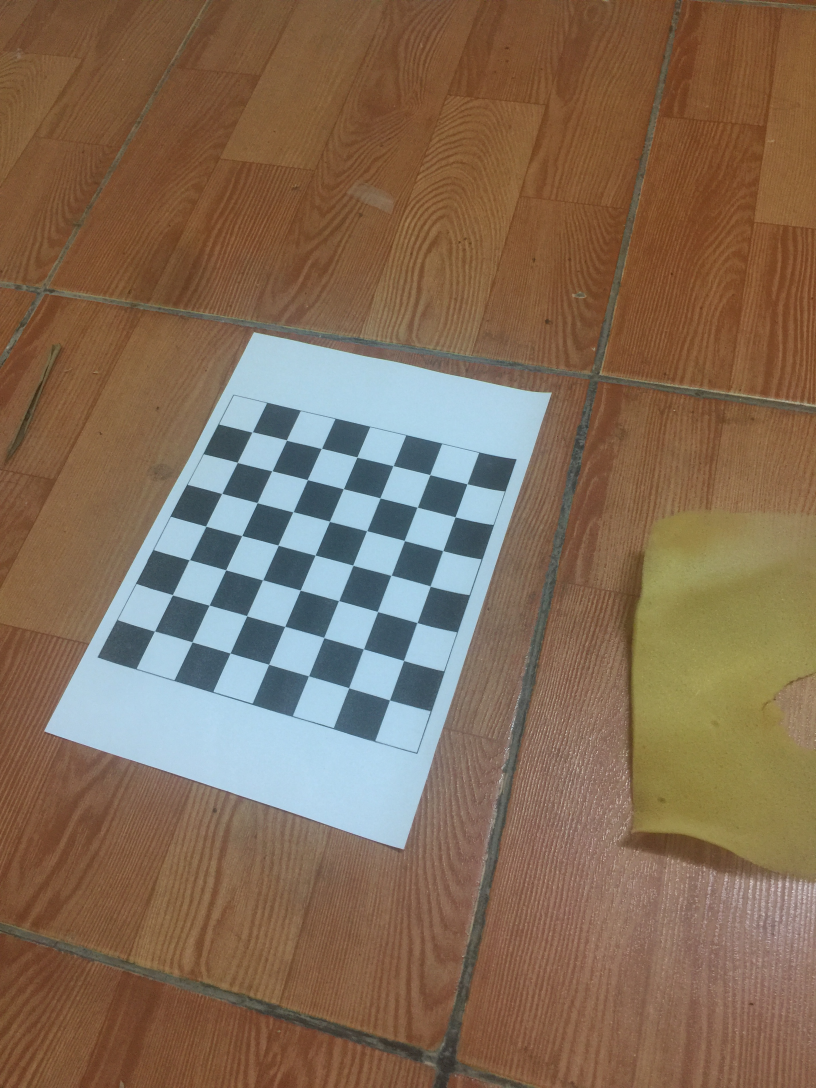
#> input picture image/image_calibration/IMG_1122.JPG, 2448 x 3264 px (shown at 1/3 size); its folder holds only this picture in this run
$ python calibration.py
#> lines starting #> are read from the running program, lines starting #| are printed output that depends on the picture
import numpy as np
import cv2 as cv
import glob
import time
# termination criteria

def calibration(path_images):
    criteria = (cv.TERM_CRITERIA_EPS + cv.TERM_CRITERIA_MAX_ITER, 30, 0.001)
    # prepare object points, like (0,0,0), (1,0,0), (2,0,0) ....,(6,5,0)
    objp = np.zeros((6*7,3), np.float32)
    objp[:,:2] = np.mgrid[0:7,0:6].T.reshape(-1,2)
    # Arrays to store object points and image points from all the images.
    objpoints = [] # 3d point in real world space
    imgpoints = [] # 2d points in image plane.
    # images = glob.glob('build_3d_object/image/image_calibration/*.jpg')
    images = glob.glob(path_images)
    s = 0
    for fname in images:
        print(1)
        img = cv.imread(fname)
#> img is the input picture: shape (3264, 2448, 3); mean B, G, R 87.4, 108.4, 130.9
        gray = cv.cvtColor(img, cv.COLOR_BGR2GRAY)
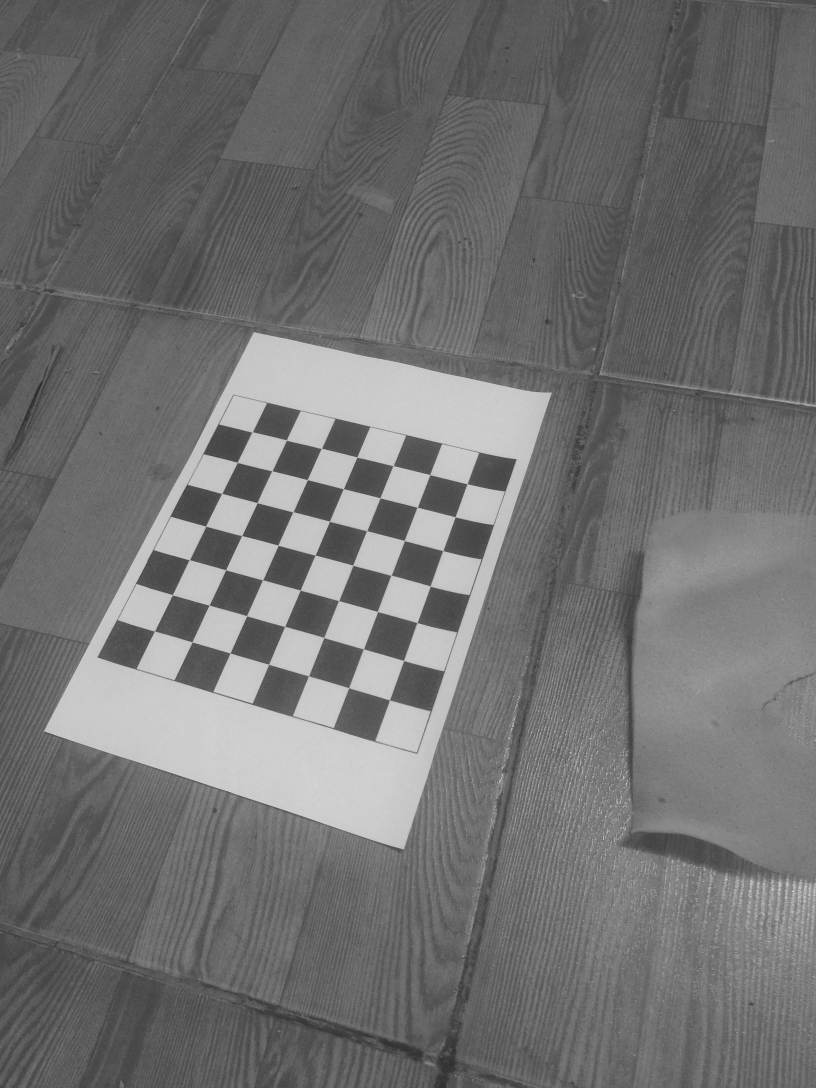
#> gray: shape (3264, 2448) (shown at 1/3 size); min 29, max 244, mean 112.7
        s =  gray.shape[::-1]
#> s = (2448, 3264)
        # Find the chess board corners
        ret, corners = cv.findChessboardCorners(gray, (7,6), None)
#> ret = True; corners = 42 rows, first 8: [1211, 1980.9], [1091, 1948], [971.3, 1911.7], [856.7, 1878.1], [739.7, 1846.8], [630.2, 1816], [517.9, 1783.7], [1250.1, 1869.6]
        # If found, add object points, image points (after refining them)
        if ret == True:
            objpoints.append(objp)
            corners2 = cv.cornerSubPix(gray,corners, (11,11), (-1,-1), criteria)
#> corners2 = 42 rows, first 8: [1211.7, 1982.4], [1091.4, 1947.6], [972.5, 1913.4], [855.3, 1880.3], [741.1, 1848.2], [628.3, 1816.4], [518.3, 1785.4], [1252, 1868.9]
            imgpoints.append(corners)
            # Draw and display the corners
            cv.drawChessboardCorners(img, (7,6), corners2, ret)
            # cv.imshow('img', img)
            cv.waitKey(500)
    cv.destroyAllWindows()

    print(s)
#| (2448, 3264)
    ret, mtx, dist, rvecs, tvecs = cv.calibrateCamera(objpoints, imgpoints, s, None, None)
#> ret = 0.43; mtx = [[3470.1, 0, 1313.4], [0, 3546.8, 1540.2], [0, 0, 1]]; dist = [[-0.315, 8.96, 0.0163, 0.00844, -81.69]]; rvecs = ([-0.195, -0.78, -2.74],); tvecs = ([-0.792, 3.34, 26.87],)
    return mtx


if __name__ == '__main__':
    start = time.time()
    print(calibration('build_3d_object/image/image_calibration/*.jpg'))
    print(time.time() -start)

$ run again, on image/image_calibration/IMG_1126.JPG
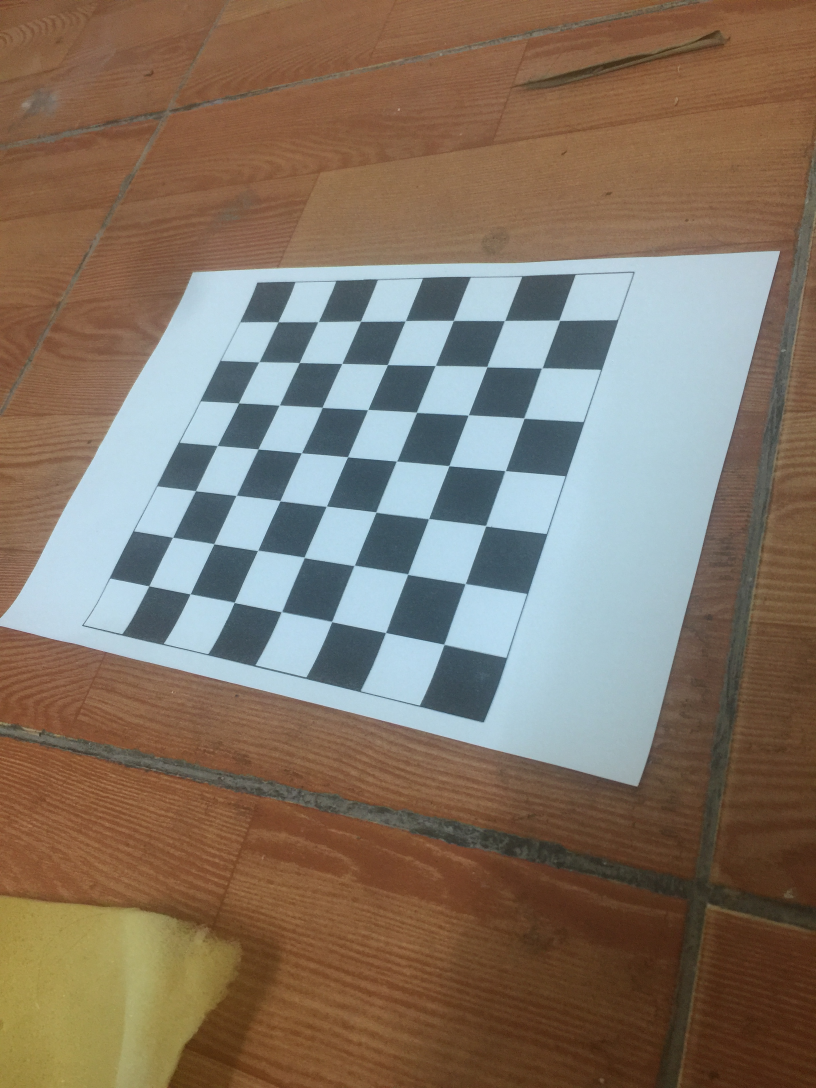
#> input picture image/image_calibration/IMG_1126.JPG, 2448 x 3264 px (shown at 1/3 size)
#> in calibration, img is the input picture: shape (3264, 2448, 3); mean B, G, R 102, 116.9, 131.4
#> in calibration, `gray = cv.cvtColor(img, cv.COLOR_BGR2GRAY)`:
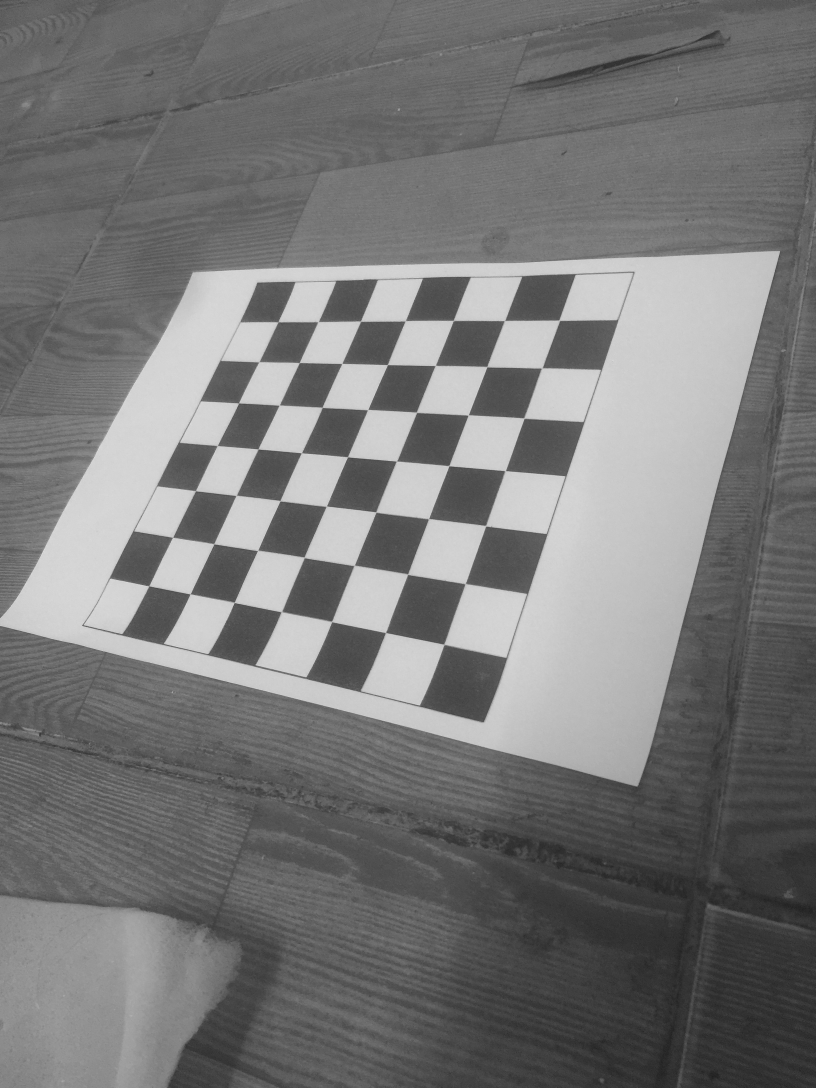
#> gray: shape (3264, 2448) (shown at 1/3 size); min 22, max 234, mean 119.5
#> in calibration, `ret, corners = cv.findChessboardCorners(gray, (7,6), None)`: ret = True; corners = 42 rows, first 8: [570.2, 1784.4], [644.4, 1633.4], [709.7, 1487.6], [776.9, 1348.5], [839.5, 1214.5], [899.3, 1090.2], [956, 964.5], [703.8, 1809.3]
#> corners2 = 42 rows, first 8: [571.5, 1782.8], [642.7, 1632.6], [709.6, 1487.3], [775.2, 1347.9], [838.5, 1216.4], [898.6, 1088.9], [955.3, 966.4], [703.5, 1808.3]
#| (2448, 3264)
#> in calibration, `ret, mtx, dist, rvecs, tvecs = cv.calibrateCamera(objpoints, imgpoints..`: ret = 0.687; mtx = [[2894.2, 0, 1157.7], [0, 2845.4, 1602.7], [0, 0, 1]]; dist = [[0.217, -3.7, 0.0105, 0.00176, 23.96]]; rvecs = ([-0.737, 0.0577, -1.26],); tvecs = ([-3.36, 1.04, 16.64],)

$ run again, on image/image_calibration/IMG_1123.JPG
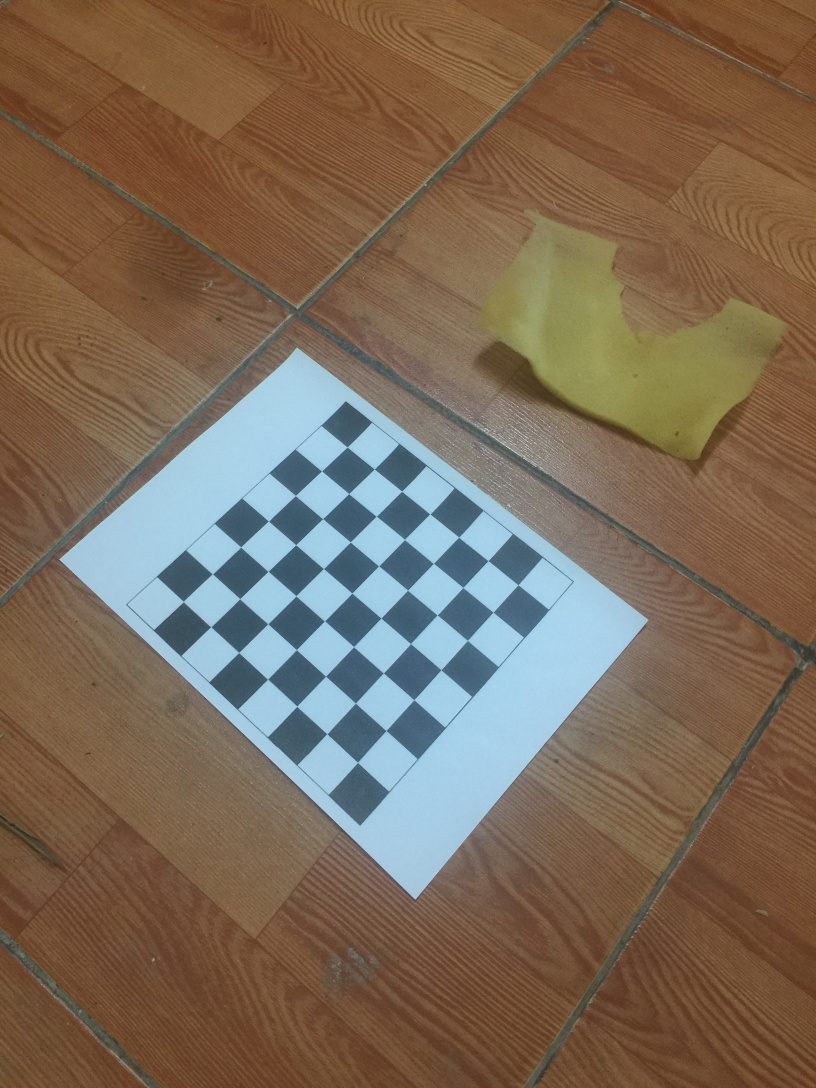
#> input picture image/image_calibration/IMG_1123.JPG, 2448 x 3264 px (shown at 1/3 size)
#> in calibration, img is the input picture: shape (3264, 2448, 3); mean B, G, R 87.6, 105.7, 123.9
#> in calibration, `gray = cv.cvtColor(img, cv.COLOR_BGR2GRAY)`:
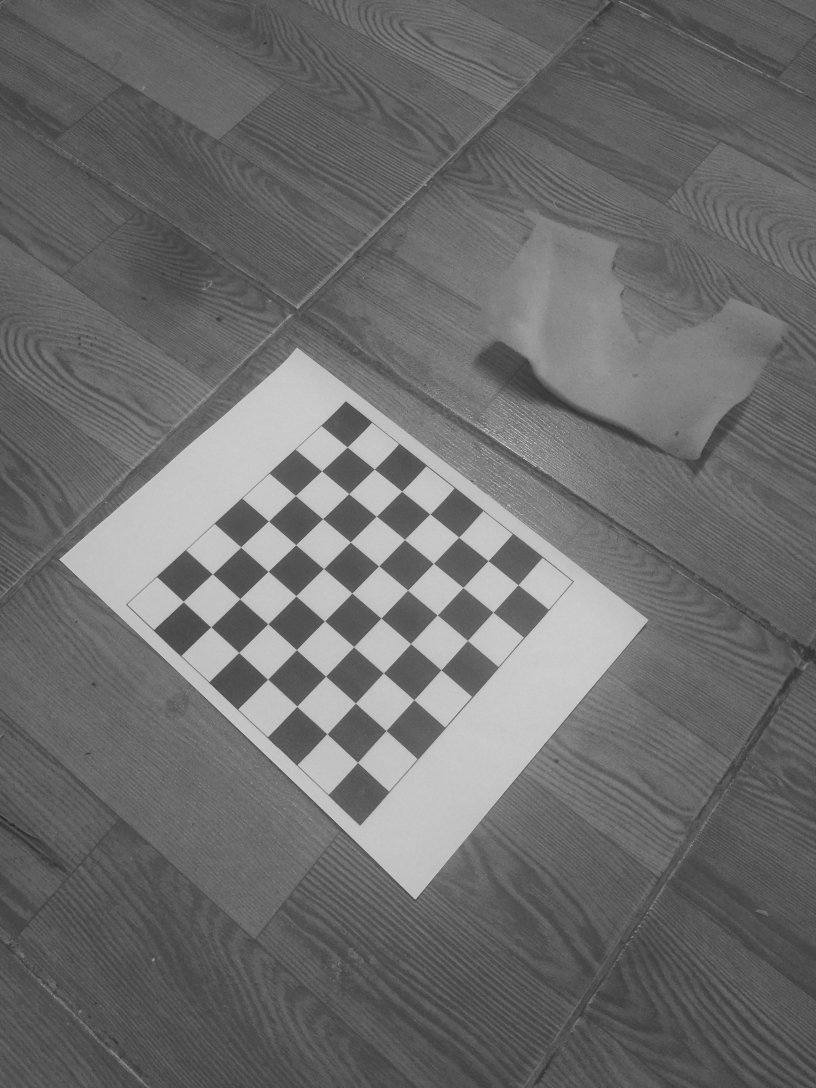
#> gray: shape (3264, 2448) (shown at 1/3 size); min 24, max 254, mean 109.1
#> in calibration, `ret, corners = cv.findChessboardCorners(gray, (7,6), None)`: ret = True; corners = 42 rows, first 8: [1463.4, 1682.6], [1389.2, 1765.5], [1314.3, 1846], [1233.1, 1932.8], [1148.8, 2019.9], [1067.6, 2108], [979.8, 2202.2], [1375.8, 1614.4]
#> corners2 = 42 rows, first 8: [1464.7, 1682.7], [1389.5, 1763.1], [1312.5, 1845.6], [1232.5, 1931.5], [1151.1, 2019.6], [1067, 2110], [981.6, 2202.1], [1377, 1612.6]
#| (2448, 3264)
#> in calibration, `ret, mtx, dist, rvecs, tvecs = cv.calibrateCamera(objpoints, imgpoints..`: ret = 0.445; mtx = [[2298.7, 0, 1279.1], [0, 2238.9, 1641.8], [0, 0, 1]]; dist = [[0.215, -3.28, -0.000376, 0.00859, 16.65]]; rvecs = ([-0.212, 0.376, 2.27],); tvecs = ([1.6, 0.364, 19.88],)
